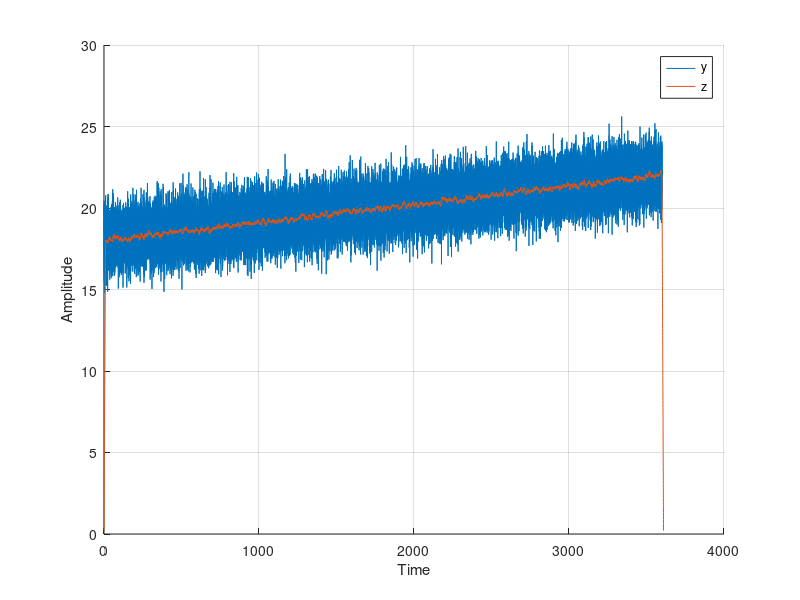

This figure's MATLAB source:
%% TARGET
% Implement a 'moving-average system' using Matlab to clean the signal
% distorted by the noise. The signal is saved in the text file 'data.txt',
% and the sampling frequency is 10 [Hz]. The equation of the moving-average
% system is represented by the equation shown in 'ex01_eqn1.png'.

%% Clear everything
clc;        % 'clc' clears all the text from the Command Window
clear;      % 'clear' removes all variables from the current workspace
close all;  % 'close all' deletes all figures whose handles are not hidden.

%%  Parameters
Fs = 10;
Ts = 1/Fs;

%% Exercise

% Read the input signal from text file
fileID = fopen('data.txt','r');   % Open the file for reading
formatSpec = '%f';                % Define the format of the data to read
x = fscanf(fileID,formatSpec);    % Read the file data
fclose(fileID);                   % Close the file

% Time vector
n = 0:(length(x)-1);
t = n*Ts;

% The moving-average system (represented by the eq. 1 of the exercise 2) 
% can be seen as a convolution between 'x' (input signal) and a vector
% of 'M ones'
M = 100;
h = ones(1,M)/M;

% Output
y = conv(x,h);
ny = 0:(length(y)-1);
ty = ny*Ts;

%% Figures
figure;
hold on
plot(t,x)
plot(ty,y)
hold off
grid on
legend('y','z')
xlabel('Time')
ylabel('Amplitude')




